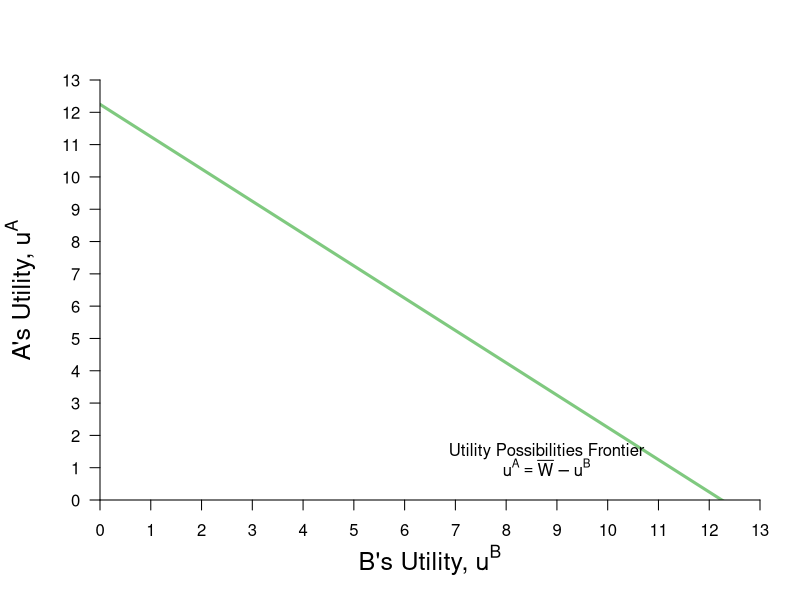

Write R code to recreate this figure.
#Graph Designer: Simon Halliday & Madeleine Wettach '20
#Authors: Bowles, Foley and Halliday
#Title: Microeconomics: Competition, Conflict and Coordination
require(ggplot2)
require(shape)
require(plotrix)
pdf(file = "property/step_by_step_graphs_5/property_tioli_upf_step1.pdf", width = 9, height = 7)

#Set parameters for graphics
axislabelsize <- 1.5
graphlinewidth <- 3
arrowwidth <- 0.5

#Colors
COL <- c("#7fc97f", "#beaed4", "#fdc086", "#ffff99", "#386cb0", "#f0027f", "#bf5b17", "#666666")
COLA <- c("#99d8c9","#66c2a4","#41ae76", "#238b45", "#005824")
COLB <- c("#4eb3d3", "#2b8cbe", "#0868ac","#084081")

upf <- function(ub) {
  12.24745 - ub
}


#Notes
#ua = (xa^0.5)*(ya^0.5)
#ub = ((10-xa)^05)*((15-ya)^0.5)

#ua = (10^0.5)*(15^0.5) = 12.24745
#ua_e = u(8,2) = (8^0.5)*(2^0.5) = 4

#Point g
# => x^A = 4/((3/2)^0.5) = 3.27 => x^B = 6.73
# => y^A = 3/2(x^A) = 4.9 => y^B = 10.1
#ua_g(4.9^0.5)*(3.27^0.5) = 4.002874
#ub_g(6.73^0.5)*(10.1^0.5) = 8.244574
#W = (4.002874^0.5)*(8.244574^0.5) = 5.744736

#COL <- c("#7fc97f", "#beaed4", "#fdc086", "#ffff99")
par(mar =  c(5, 5, 4, 2))
xlims <- c(0, 13)
ylims <- c(0, 13)


plot(0, 0, xlim = xlims, ylim = ylims, type = "n",
     xlab = expression(paste("B's Utility, ", u^B)),
     ylab = expression(paste("A's Utility, ", u^A)),
     xaxt = "n", 
     yaxt = "n", 
     cex.lab = axislabelsize, 
     bty = "n",
     xaxs="i", 
     yaxs="i")

npts <- 500 
npts2 <- 501
#Specify the sequences of points for graphing. 
xx1 <- seq(xlims[1], xlims[2], length.out = npts)
xx2 <- seq(xlims[1], xlims[2], length.out = npts)
xx3 <- seq(xlims[1], xlims[2], length.out = npts2)

#polygons
#I need something like xx1 with npts for 
##xpoly1 <- c(5.12, 8.24, 5.12, 5.12)
##ypoly1 <- c(4, 4, 7.12, 4)
##polygon(x = xpoly1, y = ypoly1, col=COL[4], density=NULL, border = NA)

#xpoly2 = c(0, 0, 12.24745, xlims[2], xlims[2], 0)
#ypoly2 = c(ylims[2], 12.24745, 0, 0, ylims[2], ylims[2])
#polygon(x = xpoly2, y = ypoly2, col=COL[4], density=NULL, border = NA)



#Draw the lines for the graphs
lines(xx1, upf(xx1), col = COL[1], lwd = graphlinewidth)

#Customize ticks and labels for the plot
ticksy <- seq(from = ylims[1], to = ylims[2], by = 1)
ylabels <- seq(from = ylims[1], to = ylims[2], by = 1)
ticksx <- seq(from =  xlims[1], to = xlims[2], by = 1)
xlabels <- seq(from = xlims[1], to = xlims[2], by = 1)
axis(1, at = ticksx, pos = 0, labels = xlabels)
axis(2, at = ticksy, pos = 0, labels = ylabels, las = 1)

#Annotation of the  graphs
#UPF
text(8.8, 1.5, expression(paste("Utility Possibilities Frontier")))
text(8.8, 1, expression(paste(u^A == bar(W) - u^B)))

#SWF
#text(11.5, 4.5, expression(paste("Social Planner's")))
#text(11.5, 4, expression(paste("Iso-welfare Curves")))

#Annotate Point f
#u^A = (5.84^0.5)*(8.77^0.5) = 7.16
#u^B = (4.16^0.5)*(6.23^0.5) = 5.09
#W = (7.16^0.5)*(5.09^0.5) = 6.03692

#points(5.09, 7.15, pch = 16, col = "black", cex = 1.5)
#text(5.3, 7.3, expression(f))


#Annotate Point i
#(5^0.5)*(7.5^0.5) = 6.123724
#W = (6.123724^0.5)(6.123724^0.5) = 6.123724
#points(6.123724, 6.123724, pch = 16, col = "black", cex = 1.5)
#text(6.3, 6.3, expression(i))

#Annotate point g
#ua_g(4.9^0.5)*(3.27^0.5) = 4.002874
#ub_g(6.73^0.5)*(10.1^0.5) = 8.244574
#W = (4.002874^0.5)*(8.244574^0.5) = 5.744736
#points(8.24, 4, pch = 16, col = "black", cex = 1.5)
#text(8.4, 4.2, expression(g))

#Annotate point e.
#ua_e = (8^0.5)*(2^0.5) = 4
#ub_e = (2^0.5)*(13.1^0.5) = 5.118594
#W = (4^0.5)*(5.118594^0.5) = 4.524862
###segments(0, 4, 13, 4, lty = 2, col = "darkgray", lwd = 2)
###segments(5.12, 0, 5.12, 13, lty = 2, col = "darkgray", lwd = 2)

#Annotate e
##points(5.12, 4, pch = 16, col = "black", cex = 1.5)
##text(4.92, 3.8, expression(e))

#Annotate f
##points(5.12, 7.12, pch = 16, col = "black", cex = 1.5)
##text(5.3, 7.3, expression(f))

#Annotate g
##points(8.24, 4, pch = 16, col = "black", cex = 1.5)
##text(8.4, 4.2, expression(g))

#Annotate m
##points(5.703502, 4.389995, pch = 16, col = "black", cex = 1.5)
##text(5.9, 4.6, expression(m))

#Label economic rents
##Arrows(6.68, 5.12, 6.68, 7.3, col = "black", lty = 1, lwd = 2, arr.type = "triangle")
##text(6.68, 7.82, expression(paste("Economic Rents")))

#Point h
#points(4, 10, pch = 16, col = "black", cex = 1.5)
#u^A_h(6, 5) = (6^0.5)*(5^0.5) = 5.477226
#u^A_h(4, 10) = (4^0.5)*(10^0.5) = 6.324555
#points(6.12, 4, pch = 16, col = "black", cex = 1.5)
#text(5.92, 3.8, expression(h))

#Annotate Point i
#(5^0.5)*(7.5^0.5) = 6.123724
#W = (6.123724^0.5)(6.123724^0.5) = 6.123724
##points(6.123724, 6.123724, pch = 16, col = "black", cex = 1.5)
##text(6.3, 6.3, expression(i))

#Label Participation Constraints
#Aisha's
##text(11, 4.4, expression(paste("A's Participation Constraint ", u[e]^A)))

#Betty's
##text(7.1, 12.5, expression(paste("B's Participation Constraint ", u[e]^B)))

#Arrows showing Social Planner's choices
#Arrows(5.2, 4.2, 5.9, 4.2, col = "black", lty = 1, lwd = 2, arr.type = "triangle", arr.lwd = arrowwidth)
#Arrows(6.12, 4.2, 6.12, 5.7, col = "black", lty = 1, lwd = 2, arr.type = "triangle", arr.lwd = arrowwidth)

dev.off()
